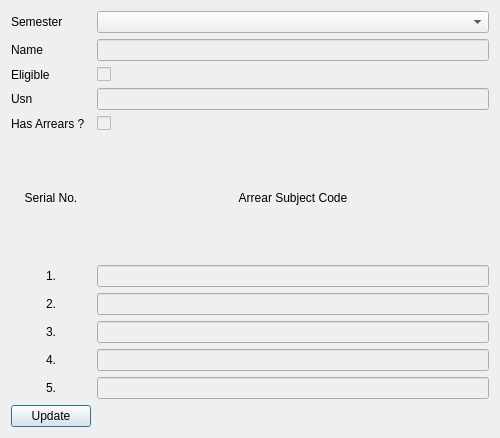
<?xml version="1.0" encoding="UTF-8"?>
<ui version="4.0">
 <class>Dialog</class>
 <widget class="QDialog" name="Dialog">
  <property name="geometry">
   <rect>
    <x>0</x>
    <y>0</y>
    <width>500</width>
    <height>438</height>
   </rect>
  </property>
  <property name="windowTitle">
   <string>Add a Student to Database</string>
  </property>
  <layout class="QGridLayout" name="gridLayout">
   <item row="1" column="0">
    <widget class="QLabel" name="label_2">
     <property name="text">
      <string>Semester</string>
     </property>
    </widget>
   </item>
   <item row="4" column="0">
    <widget class="QLabel" name="label_3">
     <property name="text">
      <string>Eligible</string>
     </property>
    </widget>
   </item>
   <item row="4" column="1">
    <widget class="QCheckBox" name="eligible_checkBox">
     <property name="enabled">
      <bool>false</bool>
     </property>
     <property name="text">
      <string/>
     </property>
    </widget>
   </item>
   <item row="5" column="0">
    <widget class="QLabel" name="label_4">
     <property name="text">
      <string>Usn</string>
     </property>
    </widget>
   </item>
   <item row="5" column="1">
    <widget class="QLineEdit" name="usn_lineEdit">
     <property name="enabled">
      <bool>false</bool>
     </property>
    </widget>
   </item>
   <item row="6" column="0">
    <widget class="QLabel" name="label_5">
     <property name="text">
      <string>Has Arrears ?</string>
     </property>
    </widget>
   </item>
   <item row="6" column="1">
    <widget class="QCheckBox" name="hasArrears_checkBox">
     <property name="enabled">
      <bool>false</bool>
     </property>
     <property name="text">
      <string/>
     </property>
    </widget>
   </item>
   <item row="7" column="0">
    <widget class="QLabel" name="label_12">
     <property name="text">
      <string>Serial No.</string>
     </property>
     <property name="alignment">
      <set>Qt::AlignCenter</set>
     </property>
    </widget>
   </item>
   <item row="7" column="1">
    <widget class="QLabel" name="label_11">
     <property name="layoutDirection">
      <enum>Qt::LeftToRight</enum>
     </property>
     <property name="text">
      <string>Arrear Subject Code</string>
     </property>
     <property name="alignment">
      <set>Qt::AlignCenter</set>
     </property>
    </widget>
   </item>
   <item row="8" column="0">
    <widget class="QLabel" name="label_6">
     <property name="text">
      <string>1.</string>
     </property>
     <property name="alignment">
      <set>Qt::AlignCenter</set>
     </property>
    </widget>
   </item>
   <item row="8" column="1">
    <widget class="QLineEdit" name="arrear1_lineEdit">
     <property name="enabled">
      <bool>false</bool>
     </property>
    </widget>
   </item>
   <item row="9" column="0">
    <widget class="QLabel" name="label_7">
     <property name="text">
      <string>2.</string>
     </property>
     <property name="alignment">
      <set>Qt::AlignCenter</set>
     </property>
    </widget>
   </item>
   <item row="9" column="1">
    <widget class="QLineEdit" name="arrear2_lineEdit">
     <property name="enabled">
      <bool>false</bool>
     </property>
    </widget>
   </item>
   <item row="10" column="0">
    <widget class="QLabel" name="label_8">
     <property name="text">
      <string>3.</string>
     </property>
     <property name="alignment">
      <set>Qt::AlignCenter</set>
     </property>
    </widget>
   </item>
   <item row="10" column="1">
    <widget class="QLineEdit" name="arrear3_lineEdit">
     <property name="enabled">
      <bool>false</bool>
     </property>
    </widget>
   </item>
   <item row="11" column="0">
    <widget class="QLabel" name="label_9">
     <property name="text">
      <string>4.</string>
     </property>
     <property name="alignment">
      <set>Qt::AlignCenter</set>
     </property>
    </widget>
   </item>
   <item row="11" column="1">
    <widget class="QLineEdit" name="arrear4_lineEdit">
     <property name="enabled">
      <bool>false</bool>
     </property>
    </widget>
   </item>
   <item row="12" column="0">
    <widget class="QLabel" name="label_10">
     <property name="text">
      <string>5.</string>
     </property>
     <property name="alignment">
      <set>Qt::AlignCenter</set>
     </property>
    </widget>
   </item>
   <item row="12" column="1">
    <widget class="QLineEdit" name="arrear5_lineEdit">
     <property name="enabled">
      <bool>false</bool>
     </property>
    </widget>
   </item>
   <item row="13" column="0">
    <widget class="QPushButton" name="update_pushButton">
     <property name="text">
      <string>Update</string>
     </property>
    </widget>
   </item>
   <item row="3" column="1">
    <widget class="QLineEdit" name="name_lineEdit">
     <property name="enabled">
      <bool>false</bool>
     </property>
    </widget>
   </item>
   <item row="3" column="0">
    <widget class="QLabel" name="label">
     <property name="text">
      <string>Name</string>
     </property>
    </widget>
   </item>
   <item row="1" column="1">
    <widget class="QComboBox" name="usn_comboBox"/>
   </item>
  </layout>
 </widget>
 <resources/>
 <connections>
  <connection>
   <sender>hasArrears_checkBox</sender>
   <signal>clicked(bool)</signal>
   <receiver>arrear1_lineEdit</receiver>
   <slot>setEnabled(bool)</slot>
   <hints>
    <hint type="sourcelabel">
     <x>296</x>
     <y>139</y>
    </hint>
    <hint type="destinationlabel">
     <x>296</x>
     <y>227</y>
    </hint>
   </hints>
  </connection>
  <connection>
   <sender>hasArrears_checkBox</sender>
   <signal>clicked(bool)</signal>
   <receiver>arrear2_lineEdit</receiver>
   <slot>setEnabled(bool)</slot>
   <hints>
    <hint type="sourcelabel">
     <x>296</x>
     <y>139</y>
    </hint>
    <hint type="destinationlabel">
     <x>296</x>
     <y>259</y>
    </hint>
   </hints>
  </connection>
  <connection>
   <sender>hasArrears_checkBox</sender>
   <signal>clicked(bool)</signal>
   <receiver>arrear3_lineEdit</receiver>
   <slot>setEnabled(bool)</slot>
   <hints>
    <hint type="sourcelabel">
     <x>296</x>
     <y>139</y>
    </hint>
    <hint type="destinationlabel">
     <x>296</x>
     <y>291</y>
    </hint>
   </hints>
  </connection>
  <connection>
   <sender>hasArrears_checkBox</sender>
   <signal>clicked(bool)</signal>
   <receiver>arrear4_lineEdit</receiver>
   <slot>setEnabled(bool)</slot>
   <hints>
    <hint type="sourcelabel">
     <x>296</x>
     <y>139</y>
    </hint>
    <hint type="destinationlabel">
     <x>296</x>
     <y>323</y>
    </hint>
   </hints>
  </connection>
  <connection>
   <sender>hasArrears_checkBox</sender>
   <signal>clicked(bool)</signal>
   <receiver>arrear5_lineEdit</receiver>
   <slot>setEnabled(bool)</slot>
   <hints>
    <hint type="sourcelabel">
     <x>296</x>
     <y>139</y>
    </hint>
    <hint type="destinationlabel">
     <x>296</x>
     <y>355</y>
    </hint>
   </hints>
  </connection>
 </connections>
</ui>
